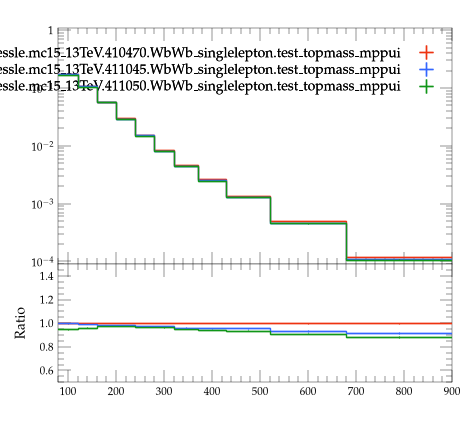

Here is the Python script that generated this plot:
#! /usr/bin/env python3

# This Python script was auto-generated using YODA v2.1.2.
# Analysis object: /WbWb_singlelepton/pT_whad
# Timestamp: 07-08-2026 (09:16:02)

import matplotlib as mpl
import matplotlib.pyplot as plt
mpl.use('Agg') # comment out for interactive use
import os
import numpy as np
from numpy import nan, inf

plotDir = os.path.split(os.path.realpath(__file__))[0]
if 'YODA_USER_PLOT_PATH' in globals():
    plot_outdir = globals()['YODA_USER_PLOT_PATH']
else:
    plot_outdir = plotDir

#plot style
plt.style.use(os.path.join(plotDir, '../default.mplstyle'))
# plot metadata
figW, figH = plt.rcParams['figure.figsize']
ax_xLabel = ''
ax_yLabel = ''
ax_title  = ''
ax_xScale = 'linear'
ax_yScale = 'log'
xLims = (80.0, 900.0)
yLims = (9e-05, 1.1)

# TeX-friendly labels for the legend
labels = {
  'legend' : ([ r"user.johessle.mc15\_13TeV.410470.WbWb\_singlelepton.test\_topmass\_mppui", r"user.johessle.mc15\_13TeV.411045.WbWb\_singlelepton.test\_topmass\_mppui", r"user.johessle.mc15\_13TeV.411050.WbWb\_singlelepton.test\_topmass\_mppui" ], r""),
}

# Adjust canvas width and height
canvasW = 10.0
canvasH = 9.0
figW *= canvasW/10.
figH *= canvasH/9.

# Create figure and axis objects
fig, (ax, ratio0_ax) = plt.subplots(2, 1, sharex=True,
                  figsize=(figW,figH), gridspec_kw={'height_ratios': (6.0, 3.0)})

# Set figure margins
plt.subplots_adjust(
    left   = 1.0 * plt.rcParams['figure.subplot.left'],
    right  = 1.0 * plt.rcParams['figure.subplot.right'],
    top    = 1.0 * plt.rcParams['figure.subplot.top'],
    bottom = 1.0 * plt.rcParams['figure.subplot.bottom'])

ratio0_ax.yaxis.set_major_locator(mpl.ticker.MultipleLocator(0.2))
ratio0_ax.set_ylim(0.5, 1.4999)
ratio0_ax.set_ylabel('Ratio')

# the numerical data is stored in a separate file
dataf = dict()
prefix = os.path.split(__file__)[0]
if prefix:    prefix = prefix + '/'
exec(open(prefix+'pT_whad__data.py').read(), dataf)


legend_handles = dict() # keep track of handles for the legend

# style options for curves
# starts at zorder>=5 to draw curve on top of legend
styles = {
  'user.johessle.mc15_13TeV.410470.WbWb_singlelepton.test_topmass_mppui.yoda': {
    'color' : '#EE3311',
    'linestyle' : '-',
    'lineopacity' : 1.0,
    'linewidth' : 1,
    'marker' : 'none',
    'markersize' : 2,
    'capsize' : 0.0,
    'zorder' : 5,
    'histstyle' : 1,
    'drawstyle' : 'steps-pre',
    'xerrorbars' : 1,
    'yerrorbars' : 1,
    'fillcolor' : None,
    'fillopacity' : 1.0,
    'ratio0_linestyle' : '-',
    'ratio0_lineopacity' : 1.0,
    'ratio0_linewidth' : 1,
    'ratio0_marker' : 'none',
    'ratio0_markersize' : 2,
    'ratio0_capsize' : 0.0,
    'ratio0_zorder' : 5,
    'ratio0_histstyle' : 1,
    'ratio0_drawstyle' : 'steps-pre',
    'ratio0_xerrorbars' : 1,
    'ratio0_yerrorbars' : 1,
  },
  'user.johessle.mc15_13TeV.411045.WbWb_singlelepton.test_topmass_mppui.yoda': {
    'color' : '#3366FF',
    'linestyle' : '-',
    'lineopacity' : 1.0,
    'linewidth' : 1,
    'marker' : 'none',
    'markersize' : 2,
    'capsize' : 0.0,
    'zorder' : 6,
    'histstyle' : 1,
    'drawstyle' : 'steps-pre',
    'xerrorbars' : 1,
    'yerrorbars' : 1,
    'fillcolor' : None,
    'fillopacity' : 1.0,
    'ratio0_linestyle' : '-',
    'ratio0_lineopacity' : 1.0,
    'ratio0_linewidth' : 1,
    'ratio0_marker' : 'none',
    'ratio0_markersize' : 2,
    'ratio0_capsize' : 0.0,
    'ratio0_zorder' : 6,
    'ratio0_histstyle' : 1,
    'ratio0_drawstyle' : 'steps-pre',
    'ratio0_xerrorbars' : 1,
    'ratio0_yerrorbars' : 1,
  },
  'user.johessle.mc15_13TeV.411050.WbWb_singlelepton.test_topmass_mppui.yoda': {
    'color' : '#109618',
    'linestyle' : '-',
    'lineopacity' : 1.0,
    'linewidth' : 1,
    'marker' : 'none',
    'markersize' : 2,
    'capsize' : 0.0,
    'zorder' : 7,
    'histstyle' : 1,
    'drawstyle' : 'steps-pre',
    'xerrorbars' : 1,
    'yerrorbars' : 1,
    'fillcolor' : None,
    'fillopacity' : 1.0,
    'ratio0_linestyle' : '-',
    'ratio0_lineopacity' : 1.0,
    'ratio0_linewidth' : 1,
    'ratio0_marker' : 'none',
    'ratio0_markersize' : 2,
    'ratio0_capsize' : 0.0,
    'ratio0_zorder' : 7,
    'ratio0_histstyle' : 1,
    'ratio0_drawstyle' : 'steps-pre',
    'ratio0_xerrorbars' : 1,
    'ratio0_yerrorbars' : 1,
  },
}

# curve from input yoda files in main panel
for label, yvals in dataf['yvals'].items():
    if all(np.isnan(v) for v in dataf['yvals'][label]):
        continue
    tmp = None
    if styles[label]['histstyle']: # draw as histogram
        xpos = dataf['xedges'][label] if styles[label]['drawstyle'] else dataf['xpoints'][label]
        ypos = np.insert(yvals, 0, yvals[0]) if styles[label]['drawstyle'] else yvals
        if styles[label]['fillcolor']: # fill area below curve
            ax.fill_between(xpos, ypos, step='pre',
                            color=styles[label]['fillcolor'],
                            alpha=styles[label]['fillopacity'])
        tmp, = ax.plot(xpos, ypos,
                       color=styles[label]['color'],
                       linestyle=styles[label]['linestyle'],
                       alpha=styles[label]['lineopacity'],
                       linewidth=styles[label]['linewidth'],
                       drawstyle=styles[label]['drawstyle'], solid_joinstyle='miter',
                       zorder=styles[label]['zorder'], label=label)
    tmp = ax.errorbar(dataf['xpoints'][label], yvals,
                      xerr=np.array(dataf['xerrs'][label])*styles[label]['xerrorbars'],
                      yerr=np.array(dataf['yerrs'][label])*styles[label]['yerrorbars'],
                      fmt=styles[label]['marker'], capsize=styles[label]['capsize'],
                      alpha=styles[label]['lineopacity'],
                      markersize=styles[label]['markersize'],
                      ecolor=styles[label]['color'],
                      color=styles[label]['color'], zorder=styles[label]['zorder'])
    tmp[-1][0].set_linestyle(styles[label]['linestyle'])
    tmp[-1][0].set_linewidth(styles[label]['linewidth'])
    if label in dataf['add_legend_handle']:  legend_handles[label] = tmp
    for varLabel in dataf['variation_yvals'].keys():
        if varLabel.startswith(label):
            tmp, = ax.plot(dataf['xedges'][label], dataf['variation_yvals'][varLabel],
                           color=styles[label]['color'],
                           linestyle=styles[label]['linestyle'],
                           linewidth=styles[label]['linewidth'],
                           drawstyle='steps-pre', solid_joinstyle='miter',
                           zorder=styles[label]['zorder'], alpha=0.5)


# plots on ratio panel
# curve from input yoda files in ratio panel
for label, yvals in dataf['ratio0_yvals'].items():
    if all(np.isnan(v) for v in yvals):
        continue
    if styles[label]['ratio0_histstyle']: # plot as histogram
        xpos = dataf['xedges']['user.johessle.mc15_13TeV.410470.WbWb_singlelepton.test_topmass_mppui.yoda'] if styles[label]['ratio0_drawstyle'] else dataf['xpoints']['user.johessle.mc15_13TeV.410470.WbWb_singlelepton.test_topmass_mppui.yoda']
        ypos = np.insert(yvals, 0, yvals[0]) if styles[label]['ratio0_drawstyle'] else yvals
        ratio0_ax.plot(xpos, ypos,
                       color=styles[label]['color'],
                       linewidth=styles[label]['linewidth'],
                       linestyle=styles[label]['ratio0_linestyle'],
                       alpha=styles[label]['ratio0_lineopacity'],
                       drawstyle=styles[label]['ratio0_drawstyle'], zorder=styles[label]['zorder'],
                       solid_joinstyle='miter')
    tmp = ratio0_ax.errorbar(dataf['xpoints']['user.johessle.mc15_13TeV.410470.WbWb_singlelepton.test_topmass_mppui.yoda'], yvals,
                             xerr=np.array(dataf['ref_xerrs'])*styles[label]['ratio0_xerrorbars'],
                             yerr=np.array(dataf['ratio0_yerrs'][label])*styles[label]['ratio0_yerrorbars'],
                             fmt=styles[label]['ratio0_marker'], capsize=styles[label]['ratio0_capsize'],
                             alpha=styles[label]['ratio0_lineopacity'],
                             markersize=styles[label]['ratio0_markersize'],
                             ecolor=styles[label]['color'],
                             color=styles[label]['color'])
    tmp[-1][0].set_linestyle(styles[label]['ratio0_linestyle'])
    tmp[-1][0].set_linewidth(styles[label]['ratio0_linewidth'])

    for varlabel in dataf['ratio0_variation_vals'].keys():
        if varlabel.startswith(label):
            ratio0_ax.plot(dataf['xedges']['user.johessle.mc15_13TeV.410470.WbWb_singlelepton.test_topmass_mppui.yoda'],
                            dataf['ratio0_variation_vals'][varlabel],
                            color=styles[label]['color'],
                            linestyle=styles[label]['linestyle'],
                            linewidth=styles[label]['linewidth'],
                            drawstyle='steps-pre', solid_joinstyle='miter',
                            zorder=1, alpha=0.5)

legend_items = list(legend_handles.values())
ax.add_artist(ax.legend(legend_items,
                        labels['legend'][0],
                        title=labels['legend'][1],
                        alignment='right',
                        loc='upper right',
                        bbox_to_anchor=(1.0, 0.97),markerfirst=False))

# set plot metadata as defined above
ratio0_ax.set_xlabel(ax_xLabel)
ratio0_ax.xaxis.set_label_coords(1., -0.15)
ax.set_ylabel(ax_yLabel, ha='right', va='top')
ax.yaxis.set_label_coords(-0.11, 1.0)
ax.set_title(ax_title, loc='left')
ax.set_xscale(ax_xScale)
ax.set_yscale(ax_yScale)
ratio0_ax.set_yscale('linear')
ax.set_xlim(xLims)
ax.set_ylim(yLims)

# tick formatting
plt.rcParams['xtick.top'] = True
plt.rcParams['ytick.right'] = True
ax.yaxis.set_major_locator(mpl.ticker.LogLocator(base=10.0, numticks=np.inf))
ax.yaxis.set_minor_locator(mpl.ticker.LogLocator(
                           base=10.0, subs=np.arange(0.1, 1, 0.1), numticks=np.inf))
fig.align_ylabels((ax, ratio0_ax))
plt.savefig(os.path.join(plot_outdir, 'pT_whad.pdf'), format='PDF')
plt.savefig(os.path.join(plot_outdir, 'pT_whad.png'), format='PNG')

plt.close(fig)
